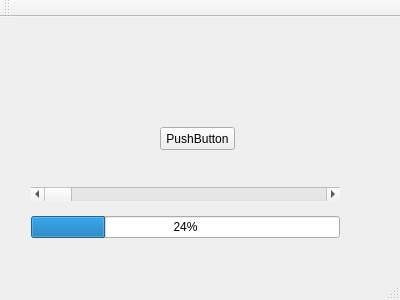
<?xml version="1.0" encoding="UTF-8"?>
<ui version="4.0">
 <class>MainWindow</class>
 <widget class="QMainWindow" name="MainWindow">
  <property name="geometry">
   <rect>
    <x>0</x>
    <y>0</y>
    <width>400</width>
    <height>300</height>
   </rect>
  </property>
  <property name="windowTitle">
   <string>MainWindow</string>
  </property>
  <widget class="QWidget" name="centralWidget">
   <widget class="QPushButton" name="pushButton">
    <property name="geometry">
     <rect>
      <x>160</x>
      <y>110</y>
      <width>75</width>
      <height>23</height>
     </rect>
    </property>
    <property name="text">
     <string>PushButton</string>
    </property>
   </widget>
   <widget class="QLabel" name="label">
    <property name="geometry">
     <rect>
      <x>160</x>
      <y>40</y>
      <width>171</width>
      <height>21</height>
     </rect>
    </property>
    <property name="text">
     <string/>
    </property>
   </widget>
   <widget class="QWidget" name="">
    <property name="geometry">
     <rect>
      <x>20</x>
      <y>150</y>
      <width>331</width>
      <height>91</height>
     </rect>
    </property>
    <layout class="QVBoxLayout" name="verticalLayout">
     <item>
      <widget class="QScrollBar" name="horizontalScrollBar">
       <property name="orientation">
        <enum>Qt::Horizontal</enum>
       </property>
      </widget>
     </item>
     <item>
      <widget class="QProgressBar" name="progressBar">
       <property name="value">
        <number>24</number>
       </property>
      </widget>
     </item>
    </layout>
   </widget>
  </widget>
  <widget class="QMenuBar" name="menuBar">
   <property name="geometry">
    <rect>
     <x>0</x>
     <y>0</y>
     <width>400</width>
     <height>21</height>
    </rect>
   </property>
  </widget>
  <widget class="QToolBar" name="mainToolBar">
   <attribute name="toolBarArea">
    <enum>TopToolBarArea</enum>
   </attribute>
   <attribute name="toolBarBreak">
    <bool>false</bool>
   </attribute>
  </widget>
  <widget class="QStatusBar" name="statusBar"/>
 </widget>
 <layoutdefault spacing="6" margin="11"/>
 <resources/>
 <connections>
  <connection>
   <sender>horizontalScrollBar</sender>
   <signal>valueChanged(int)</signal>
   <receiver>progressBar</receiver>
   <slot>setValue(int)</slot>
   <hints>
    <hint type="sourcelabel">
     <x>190</x>
     <y>211</y>
    </hint>
    <hint type="destinationlabel">
     <x>191</x>
     <y>246</y>
    </hint>
   </hints>
  </connection>
 </connections>
</ui>
